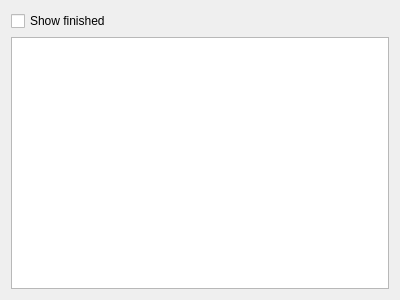
<?xml version="1.0" encoding="UTF-8"?>
<ui version="4.0">
 <class>DraftScenesView</class>
 <widget class="QWidget" name="DraftScenesView">
  <property name="geometry">
   <rect>
    <x>0</x>
    <y>0</y>
    <width>400</width>
    <height>300</height>
   </rect>
  </property>
  <property name="windowTitle">
   <string>Form</string>
  </property>
  <layout class="QVBoxLayout" name="verticalLayout">
   <item>
    <widget class="QCheckBox" name="cbFinished">
     <property name="text">
      <string>Show finished</string>
     </property>
    </widget>
   </item>
   <item>
    <widget class="QTableView" name="tblDraftScenes"/>
   </item>
  </layout>
 </widget>
 <resources/>
 <connections/>
</ui>
